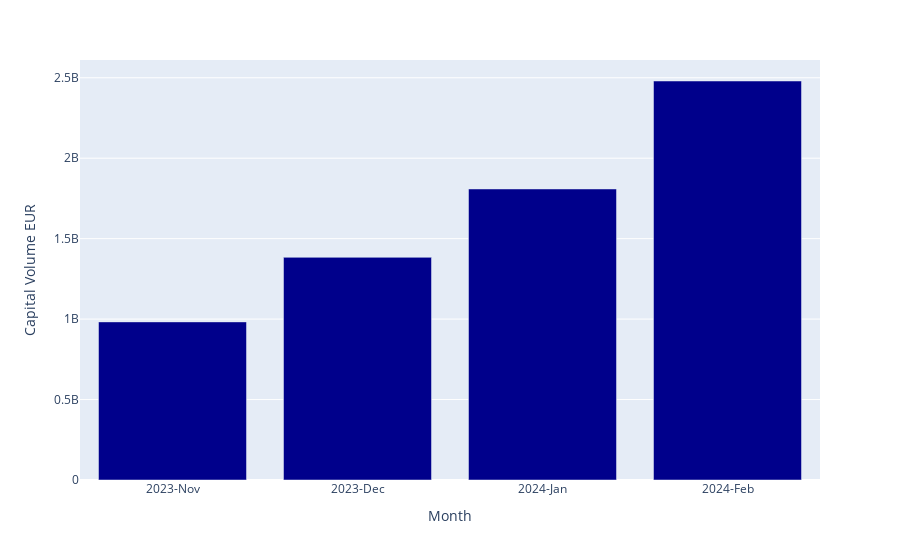

Here is the notebook cell this chart was saved with:
### Markdown cell above
Indicate shorter-term trading activity rather than longer-term positions being established.

Institutional investors and portfolio managers often use DAX options to hedge their exposure to German equities.An increase in trading contracts could signify heightened hedging activity in response to perceived market risks or portfolio adjustments.

Volatility Trading: Options traders may be taking positions to profit from changes in volatility levels. An increase in trading volume could indicate heightened interest in volatility-based trading strategies, such as straddles or strangles, which involve buying both call and put options.


Event Risk: Significant economic or geopolitical events can prompt increased trading activity in DAX options as traders seek to protect their portfolios or capitalize on anticipated market movements.

### Code cell
color = '#00008B'
fig_CV = px.bar(dax,x='Month',y='Capital Volume EUR',color_discrete_sequence=[color])
fig_CV.show()

### Figure 1 — Plotly figure (JSON) as saved in the notebook; plotly's stock layout.template omitted (floating-point values rounded to 4 significant figures)
{"data": [{"alignmentgroup": "True", "hovertemplate": "Month=%{x}<br>Capital Volume EUR=%{y}<extra></extra>", "legendgroup": "", "marker": {"color": "#00008B", "pattern": {"shape": ""}}, "name": "", "offsetgroup": "", "orientation": "v", "showlegend": false, "textposition": "auto", "type": "bar", "x": ["2023-Nov", "2023-Dec", "2024-Jan", "2024-Feb"], "xaxis": "x", "y": [982737125, 1383904375, 1808798000, 2479817125], "yaxis": "y"}], "layout": {"barmode": "relative", "legend": {"tracegroupgap": 0}, "margin": {"t": 60}, "xaxis": {"anchor": "y", "domain": [0, 1], "title": {"text": "Month"}}, "yaxis": {"anchor": "x", "domain": [0, 1], "title": {"text": "Capital Volume EUR"}}}}
